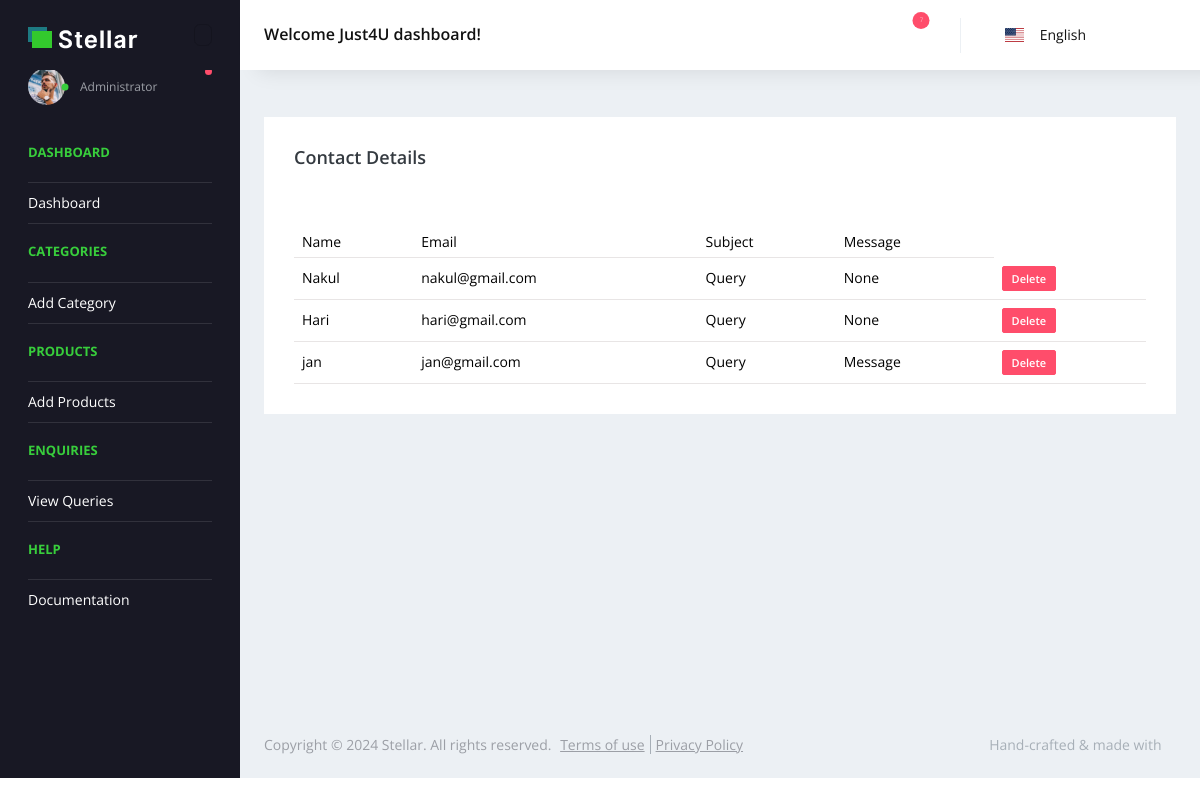
The app's page /Backend/Contact_Details/ with its own data.
### Webapp/models.py (models this page shows)
class ContactDB(models.Model):
    YourName = models.CharField(max_length=100,null=True,blank=True)
    Email = models.EmailField(max_length=100, null=True, blank=True)
    Subject = models.CharField(max_length=100, null=True, blank=True)
    Message = models.CharField(max_length=100, null=True, blank=True)

### Backend/views.py (the view)
# urls.py: path('Contact_Details/',views.Contact_Details,name="Contact_Details"),
def Contact_Details(request):
    data = ContactDB.objects.all()
    return render(request,"Contactdata.html",{'data':data})

### Backend/templates/Contactdata.html (shortened to what this page needs)
<!DOCTYPE html>
{% extends 'index.html' %}
{% block content %}
<html lang="en">
<head>
</head>
<body>
<div class="col-lg-12 grid-margin stretch-card">
              <div class="card">
                <div class="card-body">
                  <h4 class="card-title">Contact Details</h4>
                  <p class="card-description">
                     <code></code>
                  </p>
                  <div class="table-responsive">
                    <table class="table table-hover">
                      <thead>
                        <tr>
                          <th>Name</th>
                          <th>Email</th>
                          <th>Subject</th>
                          <th>Message</th>
                        </tr>
                      </thead>
                        {% for i in data %}
                      <tbody>
                        <tr>
                          <td>{{i.YourName}}</td>
                          <td>{{i.Email}}</td>
                          <td>{{i.Subject}}</td>
                          <td>{{i.Message}}</td>
                          <td>
                              <a href="{% url 'delete_contact' Contactid=i.id %}">
                                 <button class="badge badge-danger">Delete</button>
                              </a>
                          </td>
                        </tr>
                        {% empty end categ %}
                      </tbody>
                    </table>
                  </div>
                </div>
              </div>
            </div>
</html>
{% endblock %}

### records on screen
ContactDB: YourName "Nakul", Email "nakul@gmail.com", Subject "Query", Message "None"
ContactDB: YourName "Hari", Email "hari@gmail.com", Subject "Query", Message "None"
ContactDB: YourName "jan", Email "jan@gmail.com", Subject "Query", Message "Message"
